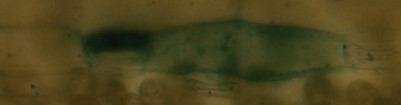
#> input picture img1.jpg, 401 x 105 px
$ python histsimilar.py img1.jpg img2.jpg   (Python 2 division)
#> lines starting #> are read from the running program, lines starting #| are printed output that depends on the picture
### sift.py
"""
Python module for use with David Lowe's SIFT code available at:
http://www.cs.ubc.ca/~lowe/keypoints/
adapted from the matlab code examples.

http://www.janeriksolem.net/2009/02/sift-python-implementation.html
Jan Erik Solem, 2009-01-30
"""

import os
import subprocess
from numpy import *
import pylab


def process_image(imagename):
    """ process an image and save the results in a .key ascii file"""
    p = subprocess.Popen(args="/var/www/wsgi/bin/jpegtopnm %s | /var/www/wsgi/bin/ppmtopgm | /var/www/wsgi/bin/sift" % imagename, stderr=subprocess.PIPE, stdout=subprocess.PIPE, shell=True)
    #p.wait()
    output =  p.stdout.read()
    # print '%s processed ...' % imagename
    return output

def read_features(key):
    """ read feature properties and return in matrix form"""
    whole = str(key).partition('\n')
    header = whole[0].split()

    num = int(header[0]) #the number of features
    featlength = int(header[1]) #the length of the descriptor
    if featlength != 128: #should be 128 in this case
        raise RuntimeError, 'Keypoint descriptor length invalid (should be 128).'

    locs = zeros((num, 4))
    descriptors = zeros((num, featlength));

    # print 'header computed ...'
    #parse the .key file
    e = whole[2].split()
    pos = 0
    for point in range(num):
        #row, col, scale, orientation of each feature
        for i in range(4):
            locs[point,i] = float(e[pos+i])
        pos += 4

        #the descriptor values of each feature
        for i in range(featlength):
            descriptors[point,i] = int(e[pos+i])
        #print descriptors[point]
        pos += 128

        #normalize each input vector to unit length
        descriptors[point] = descriptors[point] / linalg.norm(descriptors[point])
        #print descriptors[point]

    # print 'body computed ...'
    return locs,descriptors

# [103 lines left out: functions match, match2, match_twosided, plot_features, appendimages, plot_matches, not called in this run]

### histsimilar.py
#!/usr/bin/python
# -*- coding: utf-8 -*-

import Image
import sift
from numpy import *

def make_regalur_image(img, size = (256, 256)):
	return img.resize(size).convert('RGB')

def split_image(img, part_size = (64, 64)):
	w, h = img.size
	pw, ph = part_size

	assert w % pw == h % ph == 0

	return [img.crop((i, j, i+pw, j+ph)).copy() \
				for i in xrange(0, w, pw) \
				for j in xrange(0, h, ph)]

def hist_similar(lh, rh):
	assert len(lh) == len(rh)
	return sum(1 - (0 if l == r else float(abs(l - r))/max(l, r)) for l, r in zip(lh, rh))

def sift_similar(ls, rs):
	ls.save('./tmp/ls.jpg')
	rs.save('./tmp/rs.jpg')

	lkey = sift.process_image('./tmp/ls.jpg')
	ll, dl = sift.read_features(lkey)

	rkey = sift.process_image('./tmp/rs.jpg')
	lr, dr = sift.read_features(rkey)

	print ravel(dr)
	zipped = zip(ravel(dl), ravel(dr))
	return sum(1 - (0 if l == r else float(abs(l - r))/max(l, r)) for l, r in zipped)

def calc_similar(li, ri):
#	return hist_similar(li.histogram(), ri.histogram())
	# return sum(hist_similar(l.histogram(), r.histogram()) for l, r in zip(split_image(li), split_image(ri))) / 16.0
	return sum(sift_similar(l, r) for l, r in zip(split_image(li), split_image(ri))) / 16.0


def calc_similar_by_path(lf, rf):
#> called with lf = 'img1.jpg', rf = 'img2.jpg'
	li, ri = make_regalur_image(Image.open(lf)), make_regalur_image(Image.open(rf))
#> in make_regalur_image, `return img.resize(size).convert('RGB')`:
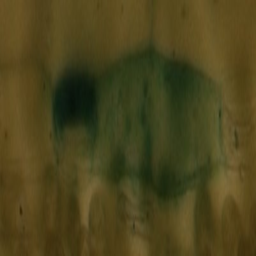
#> returned value: PIL image 256x256 RGB; mean R, G, B 75.6, 68.1, 29
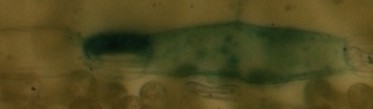
#> input picture img2.jpg, 373 x 109 px
#> call 2 of make_regalur_image, with size = (256, 256)
#> in make_regalur_image (call 2), `return img.resize(size).convert('RGB')`:
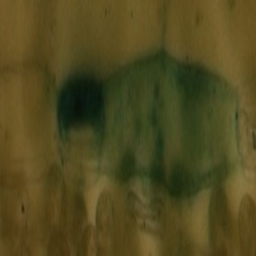
#> returned value: PIL image 256x256 RGB; mean R, G, B 80.9, 73.5, 31.6
	return calc_similar(li, ri)
#> in sift_similar, `ls.save('./tmp/ls.jpg')`:
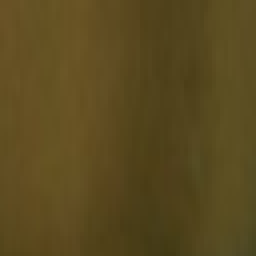
#> saved as ls.jpg: PIL image 64x64 RGB (shown 4 times larger); mean R, G, B 90, 73.8, 31.1

if __name__ == '__main__':
    import sys
#> (the run stopped early here; a loop or call above may not have finished)
